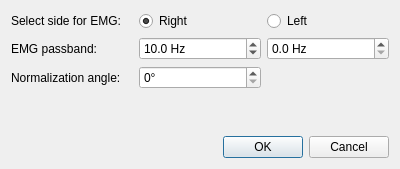
<?xml version="1.0" encoding="UTF-8"?>
<ui version="4.0">
 <class>Dialog</class>
 <widget class="QDialog" name="Dialog">
  <property name="geometry">
   <rect>
    <x>0</x>
    <y>0</y>
    <width>400</width>
    <height>169</height>
   </rect>
  </property>
  <property name="windowTitle">
   <string>Open trial</string>
  </property>
  <layout class="QVBoxLayout" name="verticalLayout">
   <item>
    <layout class="QGridLayout" name="gridLayout">
     <item row="2" column="1">
      <widget class="QSpinBox" name="spNormAngle">
       <property name="suffix">
        <string>°</string>
       </property>
       <property name="maximum">
        <number>180</number>
       </property>
      </widget>
     </item>
     <item row="0" column="1">
      <widget class="QRadioButton" name="rbRight">
       <property name="text">
        <string>Right</string>
       </property>
       <property name="checked">
        <bool>true</bool>
       </property>
      </widget>
     </item>
     <item row="0" column="0">
      <widget class="QLabel" name="label">
       <property name="text">
        <string>Select side for EMG:</string>
       </property>
      </widget>
     </item>
     <item row="0" column="2">
      <widget class="QRadioButton" name="rbLeft">
       <property name="text">
        <string>Left</string>
       </property>
      </widget>
     </item>
     <item row="2" column="0">
      <widget class="QLabel" name="label_2">
       <property name="text">
        <string>Normalization angle:</string>
       </property>
      </widget>
     </item>
     <item row="1" column="0">
      <widget class="QLabel" name="label_3">
       <property name="text">
        <string>EMG passband:</string>
       </property>
      </widget>
     </item>
     <item row="1" column="1">
      <widget class="QDoubleSpinBox" name="spEMGLow">
       <property name="suffix">
        <string> Hz</string>
       </property>
       <property name="decimals">
        <number>1</number>
       </property>
       <property name="maximum">
        <double>5000.000000000000000</double>
       </property>
       <property name="value">
        <double>10.000000000000000</double>
       </property>
      </widget>
     </item>
     <item row="1" column="2">
      <widget class="QDoubleSpinBox" name="spEMGHigh">
       <property name="suffix">
        <string> Hz</string>
       </property>
       <property name="decimals">
        <number>1</number>
       </property>
       <property name="maximum">
        <double>5000.000000000000000</double>
       </property>
      </widget>
     </item>
    </layout>
   </item>
   <item>
    <spacer name="verticalSpacer">
     <property name="orientation">
      <enum>Qt::Vertical</enum>
     </property>
     <property name="sizeType">
      <enum>QSizePolicy::Expanding</enum>
     </property>
     <property name="sizeHint" stdset="0">
      <size>
       <width>20</width>
       <height>40</height>
      </size>
     </property>
    </spacer>
   </item>
   <item>
    <widget class="QDialogButtonBox" name="buttonBox">
     <property name="orientation">
      <enum>Qt::Horizontal</enum>
     </property>
     <property name="standardButtons">
      <set>QDialogButtonBox::Cancel|QDialogButtonBox::Ok</set>
     </property>
    </widget>
   </item>
  </layout>
 </widget>
 <resources/>
 <connections>
  <connection>
   <sender>buttonBox</sender>
   <signal>accepted()</signal>
   <receiver>Dialog</receiver>
   <slot>accept()</slot>
   <hints>
    <hint type="sourcelabel">
     <x>248</x>
     <y>254</y>
    </hint>
    <hint type="destinationlabel">
     <x>157</x>
     <y>274</y>
    </hint>
   </hints>
  </connection>
  <connection>
   <sender>buttonBox</sender>
   <signal>rejected()</signal>
   <receiver>Dialog</receiver>
   <slot>reject()</slot>
   <hints>
    <hint type="sourcelabel">
     <x>316</x>
     <y>260</y>
    </hint>
    <hint type="destinationlabel">
     <x>286</x>
     <y>274</y>
    </hint>
   </hints>
  </connection>
 </connections>
</ui>
